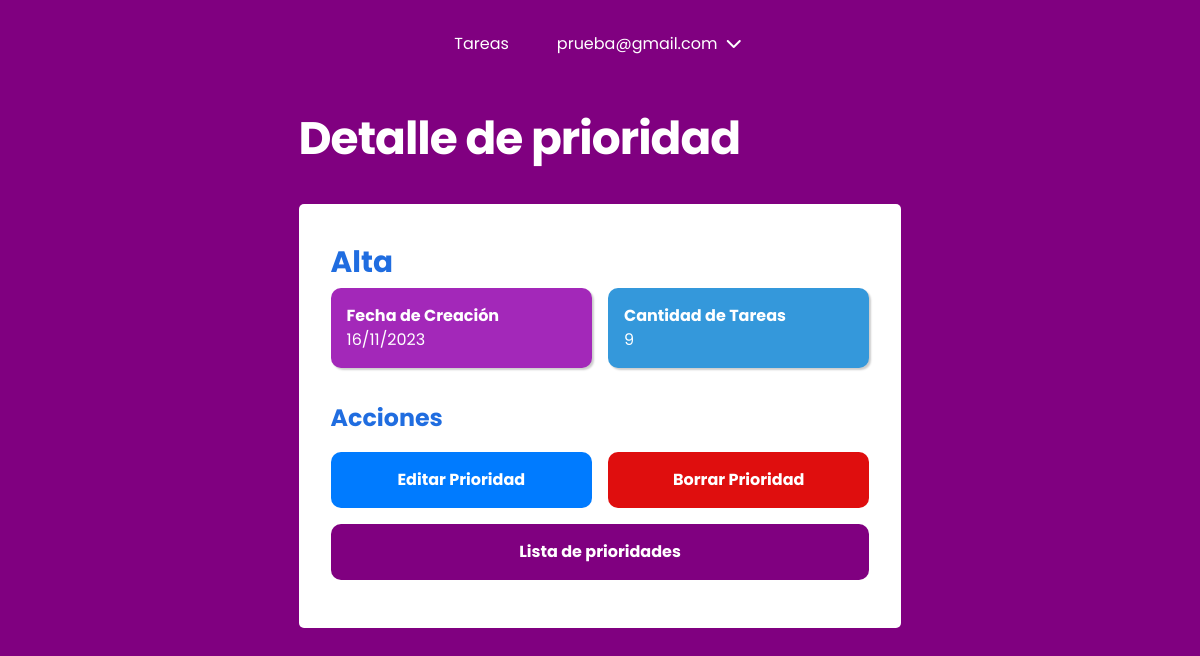
The page /todo_task/priorities/3/ (signed in) on the database its author committed.
### users/models.py (models this page shows, shortened)
class CustomUser(AbstractBaseUser, PermissionsMixin):
    email = models.EmailField(
        unique=True,
        max_length=25,
        verbose_name="Correo Electrónico",
        help_text="Ingrese su dirección de correo electrónico.",
    )
    password1 = models.CharField(
        max_length=128,
        verbose_name="Contraseña",
        help_text="Ingrese su contraseña.",
    )
    password2 = models.CharField(
        max_length=128,
        verbose_name="Confirmar Contraseña",
        help_text="Ingrese nuevamente su contraseña para confirmar.",
    )
    first_name = models.CharField(
        max_length=30,
        blank=True,
        verbose_name="Nombre",
        help_text="Ingrese su nombre.",
    )
    last_name = models.CharField(
        max_length=30,
        blank=True,
        verbose_name="Apellido",
        help_text="Ingrese su apellido.",
    )
    date_joined = models.DateTimeField(
        default=timezone.now,
        verbose_name="Fecha de Registro",
        help_text="Fecha y hora en que el usuario se registró.",
    )
    is_active = models.BooleanField(
        default=True,
        verbose_name="Activo",
        help_text="Indica si la cuenta del usuario está activa.",
    )
    is_staff = models.BooleanField(
        default=False,
        verbose_name="Personal de Staff",
        help_text="Indica si el usuario tiene acceso al panel de administración.",
    )
    profile_picture = models.ImageField(
        upload_to="users/images/profile_pictures/",
        default="users/images/profile_pictures/default.png",
        blank=True,
    )
    objects = CustomUserManager()
    USERNAME_FIELD = "email"
    REQUIRED_FIELDS = []
    class Meta:
        ordering = ["-date_joined"]

### todo_task/models.py (models this page shows, shortened)
class Priority(models.Model):
    name = models.CharField(
        max_length=50,
        verbose_name="Nombre",
        help_text="Ingrese el nombre de la prioridad.",
    )
    created = models.DateTimeField(
        auto_now_add=True,
        verbose_name="Fecha de Creación",
        help_text="Fecha y hora en que la prioridad fue creada.",
    )
    user = models.ForeignKey(
        CustomUser,
        on_delete=models.CASCADE,
        related_name="priorities",
        verbose_name="Usuario",
        help_text="Usuario al que pertenece la prioridad.",
    )
    class Meta:
        verbose_name = "Prioridad"
        verbose_name_plural = "Prioridades"
        ordering = ["-created"]
        constraints = [
            models.UniqueConstraint(
                fields=["name", "user"],
                name="Prioridad unica para usuario",
            )
        ]

### todo_task/views.py (the view)
@login_required(login_url="/users/login/")
def detail_priority(request, priority_id):
    priority = get_object_or_404(Priority, pk=priority_id)
    delete_url = reverse("priority-delete", args=[priority_id])
    task_count = priority.taskmetadata_set.count()
    context = {
        "priority": priority,
        "delete_url": delete_url,
        "priority_id_for_modal": priority_id,
        "task_count": task_count,
    }
    return render(request, "todo_task/priorities/detail.html", context)

### todo_task/templates/todo_task/priorities/detail.html (shortened to what this page needs)
{% extends "base.html" %}
{% load static %}
{% block css %}
<link rel="stylesheet" type="text/css" href="{% static 'todo_task/css/style.css' %}">
{% endblock %}
{% block content %}
<section class="card-container">
    <h1 class="fs-6">Detalle de prioridad</h1>
    <div class="card__body flex-column">
        <h2 class="fs-4">{{ priority.name }}</h2>
        <div class="card-info">
            <div class="card-info-item">
                <p>Fecha de Creación</p>
                <p class="task_count">{{ priority.created|date:"d/m/Y" }}</p>
            </div>
            <div class="card-info-item">
                <p>Cantidad de Tareas</p>
                <p class="task_count">{{ task_count }}</p>
            </div>
        </div>
        <div class="actions">
            <h3 class="fs-3">Acciones</h3>
            <div class="cluster">
                <a class="btn btn-edit" href="{% url 'priority-update' priority.id %}">Editar Prioridad</a>
                <a class="btn btn-delete" href="#" id="delete-modal">Borrar Prioridad</a>
                <a class="btn btn-return" href="{% url 'priority-list' %}">Lista de prioridades</a>
            </div>
        </div>
    </div>
</section>
{% endblock %}

### taskmaster/templates/header.html (shortened to what this page needs)
{% if request.user.is_authenticated %}
<header class="primary-header flex">
    <nav>
        <ul id="primary-navigation" data-visible="false" class="primary-navigation flex">
            <li class="active"><a href="{% url 'task-list' %}">Tareas</a></li>
            <li class="active has-dropdown">{{ request.user.email }} <i class="fa-solid fa-chevron-down"></i>
            </li>
        </ul>
    </nav>
</header>
{% endif %}

### taskmaster/static/css/main.css (style rules this page uses)
:root { --clr-white: rgb(255, 255, 255); --clr-neutral-400: rgb(3, 3, 3); --clr-accent-700: rgb(128, 0, 128); --clr-gradient-accent: rgb(182, 0, 136); --clr-complete: rgb(0, 117, 16); --clr-incomplete: rgb(223, 14, 14); --clr-btn-edit: rgb(0, 123, 255); --clr-btn-delete: rgb(223, 14, 14); --clr-btn-return: rgb(128, 0, 128); --clr-btn-edit-hover: rgba(0, 123, 255, 0.8); --clr-btn-delete-hover: rgba(223, 14, 14, 0.8); --clr-btn-return-hover: rgba(128, 0, 128, 0.8); --bg-clr: rgb(250, 250, 250); --ff-primary: "Poppins", Arial, Helvetica, sans-serif; --fw-regular: 400; --fw-semi-bold: 600; --fw-bold: 700; --fs-1: clamp(0.75rem, calc(0.55rem + 0.69vw), 1.19rem); --fs-2: clamp(0.78rem, calc(0.59rem + 0.81vw), 1.4rem); --fs-3: clamp(0.88rem, calc(0.69rem + 1.06vw), 1.75rem); --fs-4: clamp(1.05rem, calc(0.81rem + 1.38vw), 2.19rem); --fs-5: clamp(1.26rem, calc(0.95rem + 1.79vw), 2.73rem); --fs-6: clamp(1.51rem, calc(1.11rem + 2.31vw), 3.42rem); --fs-7: clamp(1.81rem, calc(1.29rem + 2.98vw), 4.27rem); --fs-8: clamp(2.18rem, calc(1.51rem + 3.83vw), 5.34rem); --fs-btn-1: clamp(1rem, calc(1rem + 0.05vw), 1.19rem); }
*, *::before, *::after { box-sizing: border-box; }
* { margin: 0; padding: 0; font: inherit; }
html { scroll-behavior: smooth; scroll-padding-top: var(--scroll-padding, 75px); }
body { line-height: 1.5; background-color: var(--clr-accent-700); font-family: var(--ff-primary); }
h1, h2, p { color: var(--clr-neutral); }
h3 { color: var(--clr-accent); }
.fs-3 { font-size: var(--fs-3); }
.fs-4 { font-size: var(--fs-4); }
.fs-6 { font-size: var(--fs-6); }
.flex-column { display: flex; flex-direction: column; }
h1 { margin-block: 1rem; width: min(100% - 3rem, 40ch); letter-spacing: -1px; text-align: left; }
.card-container { width: min(100% - 3rem, 60ch); margin-inline: auto; }
.flex { display: flex; gap: var(--gap, 1rem); }
.primary-header { align-items: center; justify-content: center; }
.primary-navigation { list-style: none; }
.primary-navigation a { text-decoration: none; color: var(--clr-white); }
.has-dropdown { display: inline-block; color: var(--clr-white); cursor: pointer; position: relative; }
.fa-chevron-down { padding-inline: 0.25rem; transition: transform 0.3s ease; }
.cluster { display: flex; flex-direction: column; flex-wrap: wrap; gap: 1rem; justify-content: space-between; margin-block: 1rem; }
.actions h3 { font-weight: var(--fw-bold); }
.actions .cluster a { color: white; text-decoration: none; }
@media (min-width: 35em) { .primary-navigation { --gap: clamp(1.5rem, 5vw, 3rem); padding-block: 2rem; padding-inline: clamp(3rem, 8vw, 10rem); } }
h1 { font-weight: var(--fw-bold); color: var(--clr-white); }
.btn { font-weight: bold; padding: 1rem; border-radius: 10px; text-align: center; cursor: pointer; }
.btn-edit { background-color: var(--clr-btn-edit); }
.btn-delete { color: var(--clr-white); background-color: var(--clr-btn-delete); border: 0; }
.btn-return { background-color: var(--clr-btn-return); }

### todo_task/static/todo_task/css/style.css (style rules this page uses)
:root { --clr-main: #206de0; --clr-item-1: #a328b9; --clr-item-2: #3498db; --clr-item-3: #e74c3c; --clr-item-4: #27ae60; --clr-item-5: #f1c40f; --clr-complete: #01af01; --clr-incomplete: #ff0000; --clr-item-1-hover: #8e1a9b; --clr-item-2-hover: #2575ab; --clr-item-3-hover: #c0392b; --clr-item-4-hover: #1f8e3a; --clr-item-5-hover: #d4af0a; --br: 10px; --gap-1: 1rem; --fw-bold: 700; --mt-2: 2rem; }
h3 { font-weight: var(--fw-bold); color: var(--clr-main); }
.card__body { background-color: #fff; border-radius: calc(var(--br) - 5px); padding: 2rem; margin-block: 2rem; }
.card__body h2 { font-weight: var(--fw-bold); margin-block: 0.25rem; color: var(--clr-main); word-wrap: break-word; }
.card-info { display: flex; flex-wrap: wrap; gap: var(--gap-1); }
.card-info-item { flex: 1; color: #fff; padding: 1rem; border-radius: var(--br); box-shadow: 2px 2px 2px rgba(0, 0, 0, 0.2); flex-basis: calc(33.33% - 1rem); }
.card-info-item > p:first-child { font-weight: var(--fw-bold); }
.card-info-item:nth-child(1) { background-color: var(--clr-item-1); }
.card-info-item:nth-child(2) { background-color: var(--clr-item-2); }
.actions { margin-top: var(--mt-2); }
@media (min-width: 45em) { .cluster { flex-direction: row; } }
@media (min-width: 45em) { .cluster a { flex: 1; } }
@media (min-width: 45em) { .cluster a:last-child { flex-basis: 100%; } }

### rows shown on the page
CustomUser: user.email "prueba@gmail.com"
Priority: name "Alta", created "16/11/2023"

### other values the page prints
{{ task_count }} "9"
